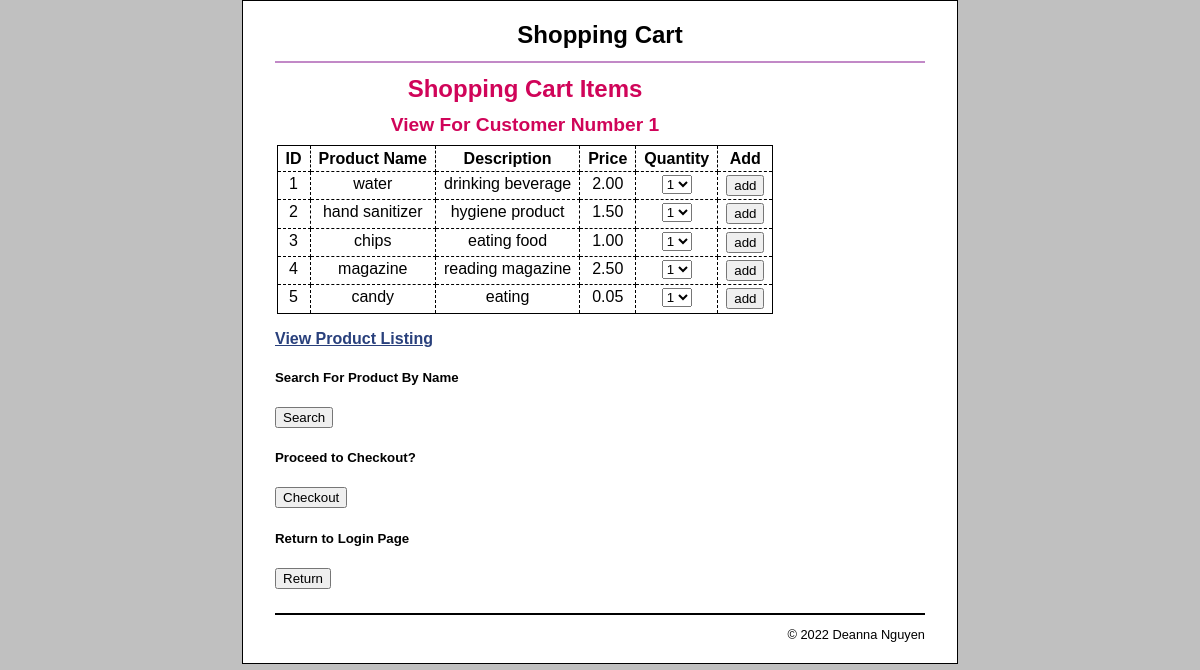
The app's page /customerview.php with its own data.
### tables this page shows
CREATE TABLE customers (
  customerorderID       INT(11)        NOT NULL   AUTO_INCREMENT,
  FirstName     VARCHAR(12)    NOT NULL,
  LastName    VARCHAR(255)   NOT NULL,
  PRIMARY KEY (customerorderID)
);

CREATE TABLE items (
  ID       INT(12)    NOT NULL,
  ProductName     VARCHAR(255)   NOT NULL,
  PDescription     VARCHAR(600)   NOT NULL,
  Price     DECIMAL(6, 2)   NOT NULL,
  Quantity    INT(11)    NOT NULL,
  PRIMARY KEY(ID)
);

### customerview.php (the view, shortened to what this page needs)
<?php
require_once('database.php');
$itemID = filter_input(INPUT_GET, 'ID');
if ($itemID == NULL || $itemID == FALSE) {
    $item_select = 'SELECT * FROM items LIMIT 1';
    $item_statement = $db -> prepare($item_select);
    $item_statement ->execute();
}
$query_items = 'SELECT * FROM items
                      ORDER BY ID LIMIT 5';
$all_statement = $db->prepare($query_items);
$all_statement->execute();
$all_items = $all_statement->fetchAll();
$customerID = filter_input(INPUT_GET, 'customer_id');
if ($customerID == NULL) {
    $customer_select = 'SELECT * FROM customers LIMIT 1';
    $customer_statement = $db -> prepare($customer_select);
    $customer_statement ->execute();
    $customer = $customer_statement -> fetch();
    $customerID = $customer['customerorderID'];
}
?>
<!DOCTYPE html>
<html>
<head>
    <link rel="stylesheet" type="text/css" href="main.css" />
</head>
<body>
<header><h1>Shopping Cart</h1></header>
<main>
    <section>
        <h1 style ="text-align: center;">Shopping Cart Items</h2>
         <h2><?php echo "View For Customer Number ".$customerID?></h2>
        <table align = "center">
            <tr>
                <th>ID</th>
                <th>Product Name</th>
                <th>Description</th>
                <th>Price</th>
                <th>Quantity</th>
                <th>Add</th>
            </tr>
            <?php foreach ($all_items as $item) : ?>
                <td><?php echo $item['ID']; ?></td>
                <td><?php echo $item['ProductName']; ?></td>
                <td><?php echo $item['PDescription']; ?></td>
                <td><?php echo $item['Price']; ?></td>
                <td><form action="add_to_cart.php" method="POST">
                <select name="quantity" id="quantity">
                    <option value="1">1</option>
                </select></td>
                <td><input type="hidden" name="customer_id"
                    <input type="submit" value="add" onclick
                    = "return alert('Add button was clicked. Quantity in items table will be updated.');"}></td>
            <?php endforeach; ?>
        </table>
        <p><a href="list_of_items_customer.php">View Product Listing</a></p>
        <h5> Search For Product By Name </h5>
            <form action="search.php" method = "post">
            <button type = "submit" name = "search">Search</button>
        </form>
        <h5> Proceed to Checkout?</h5>
        <form action="checkout.php" method="POST">
        <input type="submit" value="Checkout" onclick
                    ="return confirm('Do you want to complete checkout now of all items? ');">
        </form>
        <h5> Return to Login Page</h5>
        <form action="index.php" method="post">
        <button type = "submit" name = "return">Return</button>
        </form>
    </section>
</main>
<footer>
    <p>&copy; <?php echo date("Y"); ?> Deanna Nguyen</p>
</footer>
</body>
</html>

### main.css (style rules this page uses)
html { background-color: rgb(192, 192, 192); }
body { margin-top: 0; font-family: Arial, Helvetica, sans-serif; width: 650px; margin: 0 auto; background-color: white; border: 1px solid black; padding: .5em 2em; }
header { margin: 0; border-bottom: 2px solid rgb(194, 137, 199); }
header h1 { margin: 0; padding: .5em 0; color: black; }
main { margin: 0; }
section { float: left; width: 500px; padding-bottom: 1.5em; }
footer { clear: both; margin-top: 1em; border-top: 2px solid black; }
footer p { text-align: right; font-size: 80%; margin: 1em 0; }
h1 { font-size: 150%; margin: 0; padding: .5em 0 .25em; }
h2 { font-size: 120%; margin: 0; padding: .25em 0 .5em; text-align: center; }
h1, h2 { color: rgb(208, 4, 89); text-align: center; }
a { color: rgb(41, 64, 124); font-weight: bold; }
table { border: 1px solid black; border-collapse: collapse; text-align: center; }
td, th { border: 1px dashed black; padding: .2em .5em .2em .5em; vertical-align: top; text-align: center; width: auto; }
form { margin: 0; }

### records on screen
customers: customerorderID "1"
items: ID "1", ProductName "water", PDescription "drinking beverage", Price "2.00"
items: ID "2", ProductName "hand sanitizer", PDescription "hygiene product", Price "1.50"
items: ID "3", ProductName "chips", PDescription "eating food", Price "1.00"
items: ID "4", ProductName "magazine", PDescription "reading magazine", Price "2.50"
items: ID "5", ProductName "candy", PDescription "eating", Price "0.05"
